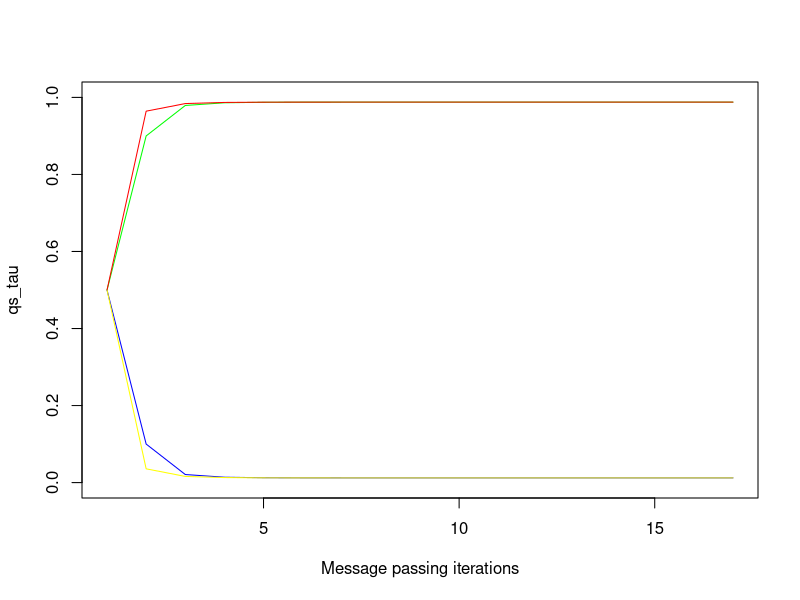
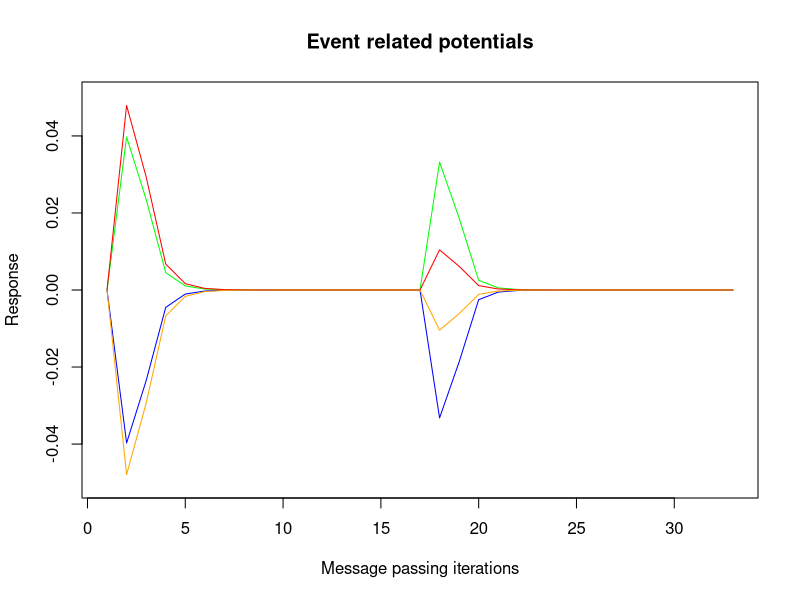
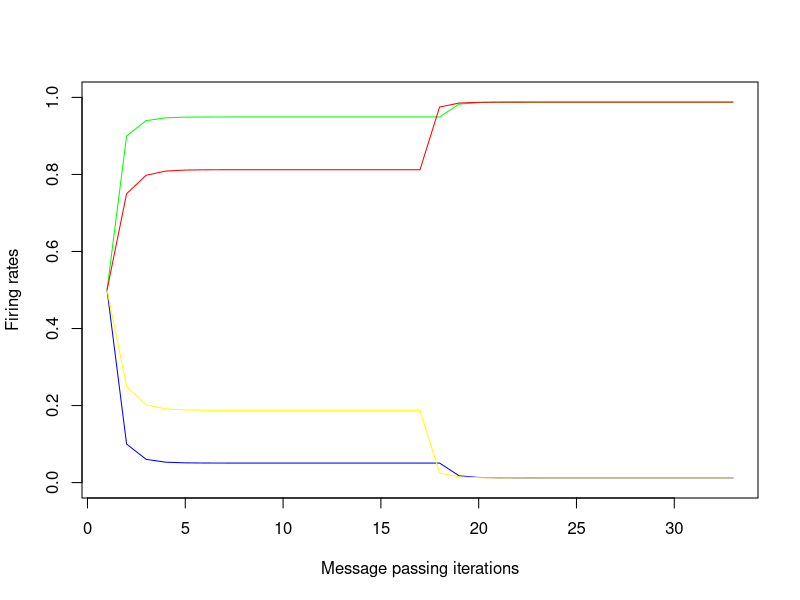
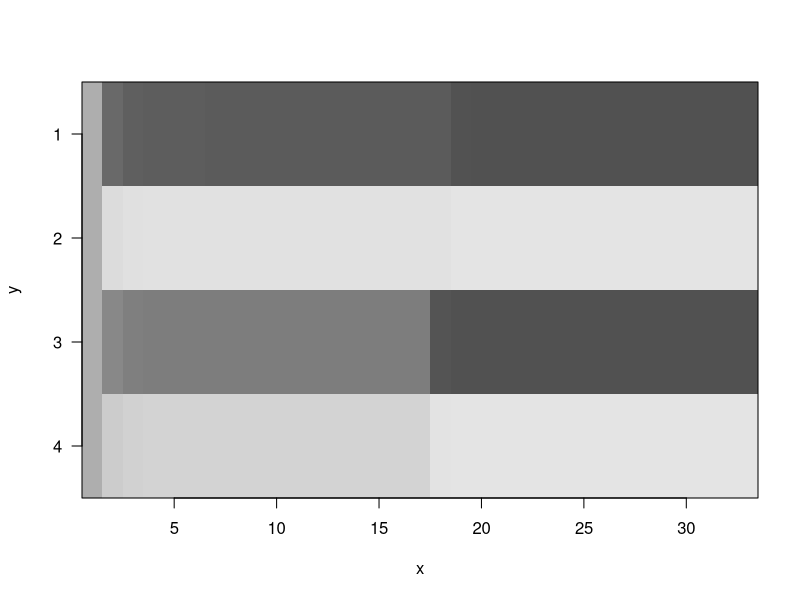

Source code (R) for these figures, in order:
##################################
#--------------------------------#
#  Message Passing Examples in R #
#--------------------------------#
##################################

# Supplementary Code for: A Tutorial on Active Inference 
# Modelling and its Application to Empirical Data by Ryan Smith 
# and Christopher J. Whyte. We also acknowledge Samuel Taylor for contributing 
# to this example code.

# CONVERSION of Matlab code Message_passing_example.m. The commentary
# is included as well and extendet mostly by those that refer to R code
# exclusively. Conversion by Steffen Schwerdtfeger https://github.com/StSchwerdtfeger

# This script provides two examples of (marginal) message passing, based on
# the steps described in the main text. Each of the two examples (sections)
# need to be run separately. The first example fixes all observed
# variables immediately and does not include variables associated with the
# neural process theory. The second example provides observations
# sequentially and also adds in the neural process theory variables. To
# remind the reader, the message passing steps in the main text are:
  
# 	1. Initialize the values of the approximate posteriors q(s_(?,?) ) 
#      for all hidden variables (i.e., all edges) in the graph. 

# 	2. Fix the value of observed variables (here, o_?).

# 	3. Choose an edge (V) corresponding to the hidden variable you want to 
#      infer (here, s_(?,?)).

# 	4. Calculate the messages, ?(s_(?,?)), which take on values sent by 
#      each factor node connected to V.

# 	5. Pass a message from each connected factor node N to V (often written 
#      as ?_(N?V)). 

# 	6. Update the approximate posterior represented by V according to the 
#      following rule: q(s_(?,?) )? ? ?(s_(?,?))? ?(s_(?,?)). The arrow 
#      notation here indicates messages from two different factors arriving 
#      at the same edge. 
#        6A. Normalize the product of these messages so that q(s_(?,?) ) 
#            corresponds to a proper probability distribution. 
#        6B. Use this new q(s_(?,?) ) to update the messages sent by 
#            connected factors (i.e., for the next round of message passing).

# 	7. Repeat steps 4-6 sequentially for each edge.

# 	8. Steps 3-7 are then repeated until the difference between updates 
#      converges to some acceptably low value (i.e., resulting in stable 
#      posterior beliefs for all edges). 

library(pracma) # for gradient(), numerical gradiant Matlab-Style


##########################################################
# Example 1: Fixed observation and message passing steps #
##########################################################

# This section carries out marginal message passing on a graph with beliefs
# about states at two time points. In this first example, both observations 
# are fixed from the start (i.e., there are no ts as in full active inference
# models with sequentially presented observations) to provide the simplest
# example possible. We also highlight where each of the message passing
# steps described in the main text are carried out.

# Note that some steps (7 and 8) appear out of order when they involve loops that
# repeat earlier steps

# Softmax function
softmax <- function(par){             # THANKS TO: https://rpubs.com/FJRubio/softmax
  n.par <- length(par)                # equivalent: exp(result)/sum(exp(result))
  par1 <- sort(par, decreasing = TRUE)
  Lk <- par1[1]
  for (k in 1:(n.par-1)) {
    Lk <- max(par1[k+1], Lk) + log1p(exp(-abs(par1[k+1] - Lk))) 
  }
  val <- exp(par - Lk)
  return(val)
}

# Specify generative model and initialize variables

#  priors

D = c(.5, .5)

# likelihood mapping
A = matrix(c(.9, .1,
             .1, .9),
           nrow = 2,
           ncol = 2,
           byrow= TRUE) 

# transitions
B = matrix(c(1, 0,
             0, 1),
            nrow = 2,
            ncol = 2,
            byrow = TRUE)

# number of timesteps
Timepoints = 2

# number of iterations of message passing
NumIterations = 16

# Add exp(-16) to log inputs as log(0) is not defined.
# A function is usually defined for this purpose. 
# However, we will just add the term z to every log-input.
z = exp(-16)

for (Ni in 1:NumIterations){ # START of loop
  if (Ni == 1){ # set up qs and corresponding list
    # Initialize posterior STEP 1
    qs = c(.5,.5)
    
    # List to store results
    qsLIST <- vector("list", 16*2)
    dim(qsLIST) <- matrix(c(16,2))
    
    # fix observations (STEP 2) [using a list]
    o<- vector("list", 1*2)
    dim(o) = matrix(c(1,2))
    # Observations
    o[[1]] = matrix(c(1, 0)) # 
    o[[2]] = matrix(c(1, 0)) # same observation for each tau!
    
  }
  
  # For each edge (hidden state) - STEP 7 
  for (tau in 1:Timepoints){
    # Choose an edge
    q = log(qs[tau]+z)   
    
    # compute Message sent by D and B (STEP 4) using the posterior
    # computed in 6B
    if (tau == 1){  # first time point
      lnD = log(D+z)  # Message 1
      lnBs= log(t(B)%*%qs[]+z)
    }
    else if (tau == Timepoints){
      lnBs= log(B%*%qs[]+z)
    }
      lnAo = log((t(A)%*%as.vector(o[[tau]]))+z)  # Likelihood (as.vector(o...)) 
      
    # STEPS 5-6 (Pass messages and update the posterior)
    # Since all terms are in log space, this is addition instead of
    # multiplication. This corresponds to equation 16 in the main
    # text (within the softmax)
    if (tau == 1){
      q = .5*lnD+.5*lnBs + as.vector(lnAo)
    }
    else if (tau == Timepoints){
      q = .5*(lnBs) + as.vector(lnAo)
    }
    # normalize using a softmax function to find posterior (STEP 6A)
    qs = softmax (q)
    qsLIST[[Ni,tau]]<- qs # store value for each iteration
  } 
  #  Repeat for remaining edges (STEP 7)
  # Repeat until convergence/for fixed number of iterations (STEP 8)
  print(qs) 
} # END of loop!

# Final posterior beliefs over states
qs

# qsLIST of each iteration, for each tau. 
qsLIST

###################################
# Plotting firing rates (traces): #
###################################

# Adding prior to starting values:
addD = vector("list", 1*2)
dim(addD) = matrix(c(1,2))
addD[[1,1]] <- c(.5,.5)
addD[[1,2]] <- c(.5,.5)
addD 

# Use rbind to place D up front which results in a new list of dim 17*2
# (((The Matlab script uses: qs_plot = [D' D';qs(:,:,1) qs(:,:,2)])))
qsLISTplot = rbind(addD, qsLIST)

# Transform upper list into a dataframe to use $. Note that the elememts of
# the list have to be unlisted and to be transposed for this fist via t(a). 
# This results in a dataframe with a dim of 17*4. 
qsPLOT <- data.frame(matrix(unlist(t(qsLISTplot)), nrow=17, ncol=4,byrow=TRUE),stringsAsFactors = TRUE)
qsPLOT

# Plot: Approximate posteriors (1 per edge per time point)
plot(qsPLOT$X1, type = "l", col= "green", 
     ylim = c(0,1), # Set dimension y axis 0 to 1
    xlab = "Message passing iterations", ylab = "qs_tau") # Name labels
lines(qsPLOT$X2, col="blue")     # add the other columns of qsPLOT
lines(qsPLOT$X3, col="red")
lines(qsPLOT$X4, col="yellow")

# GREEN + BLUE: tau = 1
# RED + YELLOW: tau = 2

# see p. 29, Fig. 8 "Firing rates (upper-right) correspond to the 
# magnitude of posteriors over each state[...]".
# RECALL that the observation o was the same over all t.


#####################################################
# Example 2: Sequential observations and simulation #
#             of firing rates and ERPs              #
#####################################################

# This script performs state estimation using the message passing 
# algorithm introduced in Parr, Markovic, Kiebel, & Friston (2019).
# This script can be thought of as the full message passing solution to 
# problem 2 in the pencil and paper exercises. It also generates
# simulated firing rates and ERPs in the same manner as those shown in
# figs. 8, 10, 11, 14, 15, and 16. Unlike example 1, observations are
# presented sequentially (i.e., two ts and two taus).

# Specify generative model and initialise variables

#  priors

D = c(.5, .5)

# likelihood mapping
A = matrix(c(.9, .1,
             .1, .9),
           nrow = 2,
           ncol = 2,
           byrow= TRUE) 

# transitions
B = matrix(c(1, 0,
             0, 1),
           nrow = 2,
           ncol = 2,
           byrow = TRUE)

# number of timesteps
Timesteps = 2

# number of iterations of message passing
NumIterations = 16

# at exp(-16) to log inputs as log(0) is not defined
z = exp(-16)

# Initialize posterior STEP 1
qs2 = c(.5,.5)

# List to store results
xn <- vector("list", 16*2*2)
dim(xn) <- matrix(c(16,2,2))


# Message passing:

for (t in 1:Timesteps){   # START of loop
  if(t == 1){
    # Initialize posterior STEP 1
    qs2 = c(.5,.5)
    
    # List to store results
    xn <- vector("list", 16*2*2)
    dim(xn) <- matrix(c(16,2,2))
    
    # fix observations sequentially (STEP 2) [using a list of lists]
    # Each tau for Timestep 1
    o1<- vector("list", 1*Timesteps)
    dim(o1) = matrix(c(1, 2))
    o1[[1]] = matrix(c(1, 0)) # o at t = 1, tau = 1
    o1[[2]] = matrix(c(0, 0)) # o at t = 1, tau = 2
    
    # Each tau for Timestep 2
    o2<- vector("list", 1*Timesteps)
    dim(o2) = matrix(c(1,2))
    o2[[1]] = matrix(c(1, 0)) # o at t = 1, tau = 1       
    o2[[2]] = matrix(c(1, 0)) # o at t = 2, tau = 2              
    
    # list of lists for all o
    o <- vector("list", Timesteps*Timesteps)
    dim(o) = matrix(c(2,2))
    o[1,] <- o1 # assign to list
    o[2,] <- o2 #      -''-
  } # END if t == 1 for setup lists etc.
  
  for (Ni in 1:NumIterations){             # STEP 8 loop of VMP
      
    for (tau in 1:Timesteps){              # STEP 7 loop of VMP
      # initialise depolarization variable: v = ln(s)
      # choose an edge (Step 3 of VMP)
      v = log(qs2) # different to Matlab qs2 is always the current t 
                   # and not obtained from a list such as e.g. qs2[[t]]
            
      # get correct D and B for each time point (Steps 4-5 of VMP)
      # using using the posterior computed in Step 6B  
      if (tau == 1){                  # first time point
        lnD = log(D+z)                # past (Message 1)
        lnBs= log(t(B)%*%qs2+z)       # future (Message 2)
      } 
      else if (tau == Timesteps){     # last time point
        lnBs= log(B%*%qs2+z)          # no contribution from future (only
                                      # Message 1)
      } 
      
      lnAo = log((t(A)%*%as.vector(o[[t,tau]]))+z)  # Likelihood/present 
                                                    #    => Message 3
    
      # Calculate state prediction error: equation 24
      if (tau == 1){
        epsilon = .5*lnD + .5*lnBs + as.vector(lnAo) - v
      } 
      else if (tau == Timesteps){
        epsilon = .5*(lnBs) + as.vector(lnAo) - v
      } 
            
      # (Step 6 of VMP)
      # update depolarization variable: equation 25
      v = v + epsilon[]

      # normalize using a softmax function to find posterior (STEP 6A of VMP)
      # equation 26 (Step 6A of VMP)
      qs2 = softmax (v)
      xn[[Ni,tau,t]]<- qs2 # store qs for firing rate plots
      } # END LOOP OVER tau
      #  Repeat for remaining edges (STEP 7 of VMP)
    } # END LOOP OVER Ni 
    # Repeat until convergence/for number of iterations (Step 8 of VMP)
  print(qs2)
} # END of loop (over t)

# Final posterior beliefs over states
qs2

#            [,1]
# [1,] 0.98780474
# [2,] 0.01219526

xn


##################################
# ERP - Event Related Potentials #
##################################


# Getting Data in Form. In the Matlab code this is, e.g., done
# via implemented functions like spm_cat... # https://github.com/neurodebian/spm12/blob/master/spm_cat.m

library(pracma) # library for gradient(), calculates numerical gradient 
                # in Matlab-Style. gradient() for central difference!


# Example:
x= 1:10
# 1 2 3 4 5 6 7 8 9 10
gradient(x)
# 1 1 1 1 1 1 1 1 1 1 


# Set up List for ERP plot:
ERPplot=vector("list", 2*4)
dim(ERPplot) = matrix(c(2,4))
ERPplot

# Grad 1
grad1pre = rbind(xn[,,1])
grad1predf <- data.frame(matrix(unlist(t(grad1pre)), nrow=4, ncol=16,byrow=FALSE),stringsAsFactors = FALSE)
grad1preMX=as.matrix(grad1predf)
grad1preMX

grad1grad1=gradient(grad1preMX[1,])
grad1grad1
ERPplot[[1,1]]= grad1grad1 # Add to ERP list

grad1grad2=gradient(grad1preMX[2,])
grad1grad2
ERPplot[[1,2]]= grad1grad2

grad1grad3=gradient(grad1preMX[3,])
grad1grad3
ERPplot[[1,3]]= grad1grad3

grad1grad4=gradient(grad1preMX[4,])
grad1grad4
ERPplot[[1,4]]= grad1grad4

# Grad 2
grad2pre = rbind(xn[,,2])
grad2predf <- data.frame(matrix(unlist(t(grad2pre)), nrow=4, ncol=16,byrow=FALSE),stringsAsFactors = FALSE)
grad2preMX=as.matrix(grad2predf)
grad2preMX

grad2grad1=gradient(grad2preMX[1,])
grad2grad1
ERPplot[[2,1]] = grad2grad1 # add to list
  
grad2grad2=gradient(grad2preMX[2,])
grad2grad2
ERPplot[[2,2]] = grad2grad2 

grad2grad3=gradient(grad2preMX[3,])
grad2grad3
ERPplot[[2,3]] = grad2grad3 

grad2grad4=gradient(grad2preMX[4,])
grad2grad4
ERPplot[[2,4]] = grad2grad4 

# ERPplot as data.frame, in order to ADD ZERO value!
ERP =  data.frame(matrix(unlist(ERPplot), 
                                    nrow=32, 
                                    ncol=4,
                                    byrow=FALSE),
                             stringsAsFactors = FALSE)

ERPplusZERO = rbind(c(0,0,0,0), ERP) # Add Zero!
ERPplusZERO  

# FINALLY plot ERP:

plot(ERPplusZERO[,1], type = "l", col = "green",
     ylim = c(-.05,.05), # Set dimension y axis 0 to 1
     xlab = "Message passing iterations", ylab = "Response", # Name labels
             main = "Event related potentials")
lines(ERPplusZERO[,2], col="blue")     # add the other columns of xnplot
lines(ERPplusZERO[,3], col="red")
lines(ERPplusZERO[,4], col="orange")



###################################
# Plotting firing rates (traces): #
###################################


# Note: the Matlab code uses functions to transform xn into
# "firing_rate". A different approach as to Matlab is used here.

# Adding prior to starting values:
addD2 = vector("list", 1*2*1)
dim(addD2) = matrix(c(1,2,1))
addD2[[1,1,1]] <- c(.5,.5)
addD2[[1,2,1]] <- c(.5,.5)
addD2

# Use rbind to place D up front of [,,1] which results in a new list [x,y]
xnplotpre = rbind(addD2[,,1], xn[,,1]) 
xnplotpre

# Use rbind to combine lists
xnplotpre2 = rbind(xnplotpre, xn[,,2])
xnplotpre2

# Transform upper list into a dataframe. Note that the list needs
# to be transposed for this via t(a). This results in a dataframe
# with a dim of 17*4
xnplotpredf <- data.frame(matrix(unlist(t(xnplotpre2)), nrow=4, ncol=33,byrow=FALSE),stringsAsFactors = FALSE)
xnplot = t(xnplotpredf)
xnplot

# Plot firing rate (traces)
plot(xnplot[,1], type = "l", col = "green",
     ylim = c(0,1), # Set dimension y axis 0 to 1
     xlab = "Message passing iterations", ylab = "Firing rates") # Name labes
lines(xnplot[,2], col="blue")     # add the other columns of xnplot
lines(xnplot[,3], col="red")
lines(xnplot[,4], col="yellow")



#########################
# Plotting Firing rates #
#########################


library(matlab) # for imagesc() 

firepre= rbind(xn[,,1], xn[,,2])
firepre
# Add prior D:
prior = vector("list", 1*2)
dim(prior) = matrix(c(1,2))
priorD = matrix(c(.5,.5), ncol=1, nrow=2, byrow=TRUE)
prior[[1,1]] = priorD
prior[[1,2]] = priorD
prior 

firepre2=rbind(prior, firepre)
firepre2

firepre3=rbind(firepre2)
firepre3

# Convert to df to make data plotable:
fireplot <- data.frame(matrix(unlist(t(firepre3)), nrow=4, ncol=33,byrow=FALSE),stringsAsFactors = FALSE)
fireplot

# FINALLY: Plot fire rate!

imagesc(1-as.matrix(fireplot), col = grey.colors(256))
